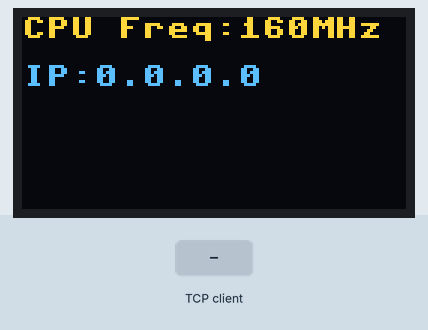
A program run on a simulated ESP32 board running MicroPython. Shown: 128×64 one-colour display. The inputs (shaded band) are chosen by the test bench. The OLED is the two-colour kind (top 16 rows yellow); WiFi joins after 1.5 s; one TCP client connects 1 s after the port opens and stays connected; library files of the repository ran but are not shown: ssd1306.py; what the program prints to the serial console is not drawn.

Above: at 1.2 s.
1.3 s: the TCP client sends "1"
At 2.2 s:
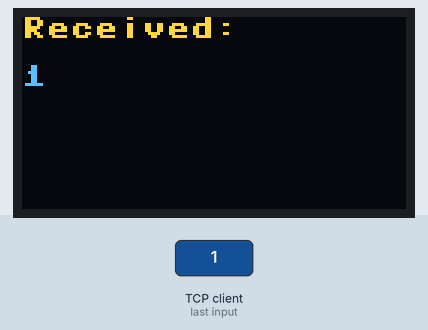
2.8 s: the TCP client sends "on"
At 3.4 s:
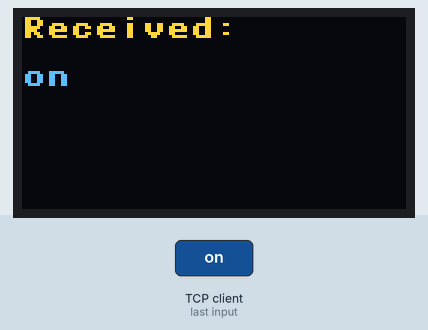
4.3 s: the TCP client sends "off"
At 5.7 s:
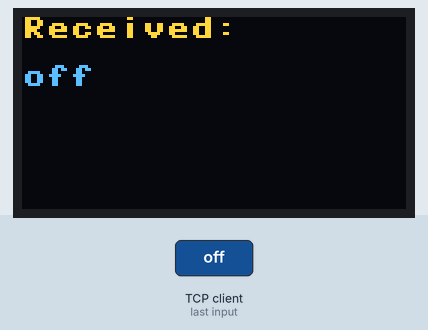
Timing chart, 0 to 7.3 s (numbered marks = the images above; inputs shaded):
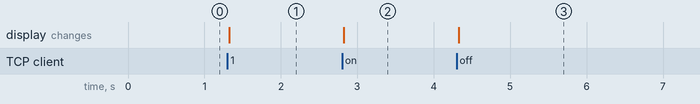

Measured:
- after the input at 1.3 s, the display: changes at once (image 1)
- after the input at 2.8 s, the display: changes at once (image 2)
- after the input at 4.3 s, the display: changes at once (image 3)

The program:

main.py
```python
import machine
import time
import ssd1306
import uasyncio as asyncio
import network
import socket


station = network.WLAN(network.STA_IF)
station.active(True)

i2c = machine.I2C(scl=machine.Pin(22), sda=machine.Pin(21))

oled_width = 128
oled_height = 64
oled = ssd1306.SSD1306_I2C(oled_width, oled_height, i2c)

async def connect_wifi():
    if not station.isconnected():
        station.connect("SuHome2022", "SuJunWei2022")
        while not station.isconnected():
            await asyncio.sleep(1)
    # 打印获取到的 IP 地址
    ip_address = station.ifconfig()[0]
    print("Connected to Wi-Fi. IP Address:", ip_address)

async def start_server():
    server_socket = socket.socket(socket.AF_INET, socket.SOCK_STREAM)
    server_socket.bind(('0.0.0.0', 1212))
    server_socket.listen(1)
    print("Server started, waiting for connection...")

    # 设置 server_socket 为非阻塞模式
    server_socket.setblocking(False)

    while True:
        try:
            conn, addr = server_socket.accept()
            print("Connected to:", addr)

            while True:
                data = conn.recv(1024)
                if not data:
                    print("Connection closed by client.")
                    conn.close()  # 关闭连接
                    break
                print("Received:", data.decode())

                print("sendOK")
                response = "Message received: {}".format(data.decode())
                conn.send(response.encode())

                # 在 OLED 显示屏上显示接收到的数据
                oled.fill(0)
                oled.text("Received:", 0, 0, 1)
                oled.text(data.decode(), 0, 16, 1)
                oled.show()

        except OSError as e:
            pass  # 没有连接或接收数据时，继续等待

        await asyncio.sleep(0.1)  # 添加一个短暂的等待，避免无限循环阻塞

    server_socket.close()

async def update_display():
    while True:
        cpu_freq = machine.freq() // 1000000  # 将频率转换为 MHz
        oled.fill(0)
        oled.text("CPU Freq:{}MHz".format(cpu_freq), 0, 0, 1)
        oled.text("IP:{}".format(station.ifconfig()[0]), 0, 16, 1)  # 在第二行显示 Wi-Fi 的 IP 地址
        oled.show()
        await asyncio.sleep(1)  # 每秒刷新一次，可以根据需要调整刷新频率

# 创建一个事件循环，并在其中运行 update_display() 协程
loop = asyncio.get_event_loop()
loop.create_task(connect_wifi())
loop.create_task(start_server())
loop.create_task(update_display())
loop.run_forever()
```
